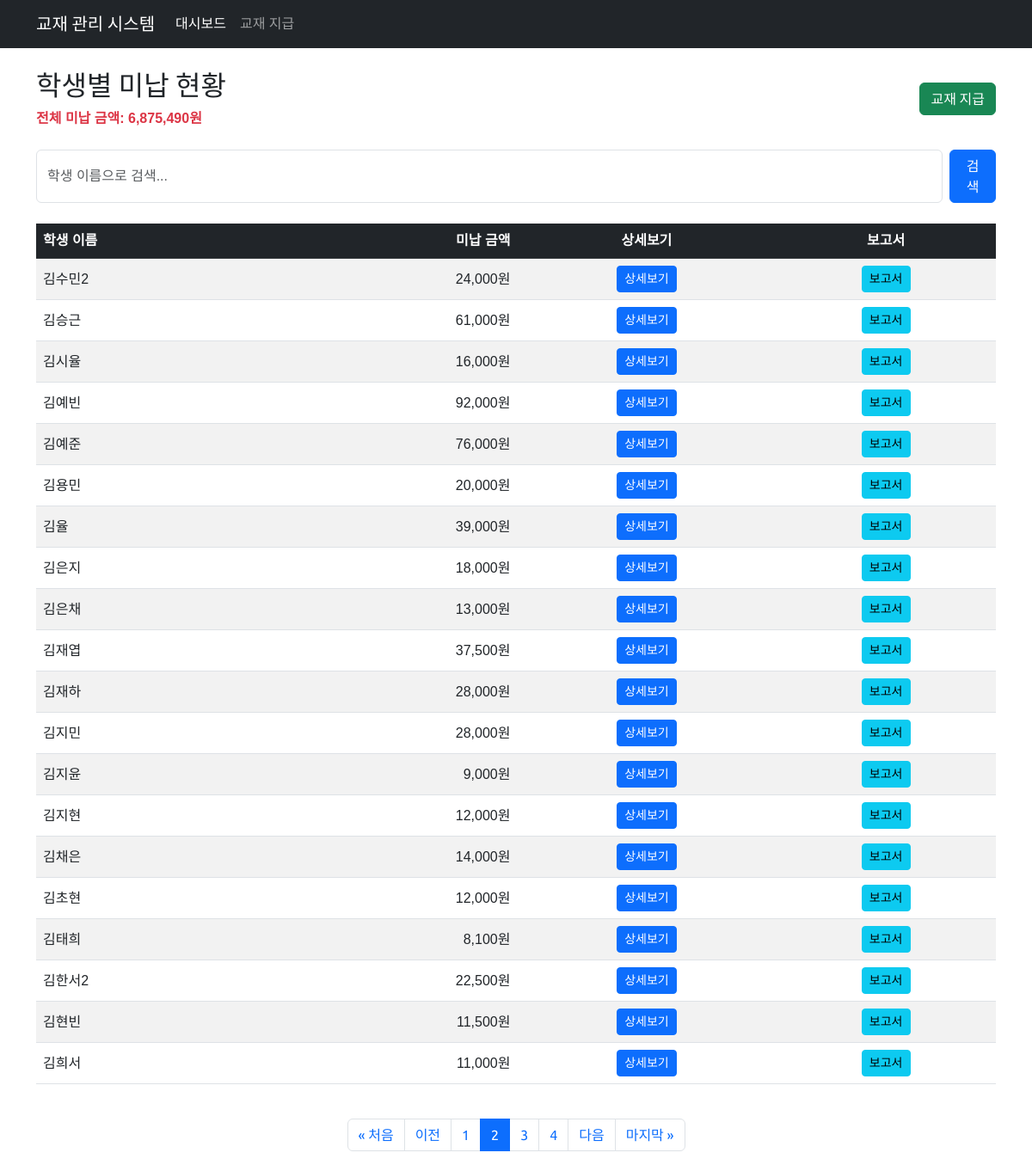
Page /textbook/dashboard/?page=2 on the committed database.
### textbook/models.py (models this page shows, shortened)
class Student(models.Model):
    name = models.CharField(max_length=255, unique=True, verbose_name='학생')
    class Meta:
        db_table = 'student'
        ordering = ['name']
        verbose_name = '학생'
        verbose_name_plural = '학생'

### textbook/views.py (the view)
# urls.py: path('dashboard/', views.dashboard, name='dashboard'),
def dashboard(request):
    search_query = request.GET.get('search', '').strip()
    students = Student.objects.annotate(
        unpaid_amount=Sum(
            'books__price',
            filter=Q(books__payment_date__isnull=True)
        )
    )
    if search_query:
        students = students.filter(name__icontains=search_query)
    else:
        students = students.filter(unpaid_amount__gt=0)
    students = students.order_by('name')
    total_students = students.count()
    total_unpaid = sum(student.unpaid_amount or 0 for student in students)
    paginator = Paginator(students, 20)  # 한 페이지당 20명
    page = request.GET.get('page')
    try:
        students_page = paginator.page(page)
    except PageNotAnInteger:
        students_page = paginator.page(1)
    except EmptyPage:
        students_page = paginator.page(paginator.num_pages)
    current_page = students_page.number
    total_pages = paginator.num_pages
    page_range = range(max(1, current_page - 2),
                      min(total_pages + 1, current_page + 3))
    context = {
        'students': students_page,
        'search_query': search_query,
        'total_students': total_students,
        'total_unpaid': total_unpaid,
        'page_range': page_range,
        'total_pages': total_pages,
        'current_page': current_page
    }
    return render(request, 'textbook/dashboard.html', context)

### textbook/templates/textbook/dashboard.html (shortened to what this page needs)
{% extends 'textbook/base.html' %}
{% load humanize %}
{% block content %}
<div class="row">
  <div class="col-12">
    <div class="d-flex justify-content-between align-items-center mb-4">
      <div>
        <h2>학생별 미납 현황</h2>
        <p class="text-danger mb-0">
          <strong>전체 미납 금액: {{ total_unpaid|intcomma }}원</strong>
        </p>
      </div>
      <div class="d-flex gap-2">
        <a href="{% url 'textbook:issue_book' %}" class="btn btn-success">
          교재 지급
        </a>
      </div>
    </div>
    <div class="mb-4">
      <form method="get" class="d-flex gap-2">
        <input
          type="search"
          name="search"
          class="form-control search-input max-width-300"
          placeholder="학생 이름으로 검색..."
          value="{{ search_query }}"
        />
        <button type="submit" class="btn btn-primary">검색</button>
      </form>
    </div>
    <div class="table-responsive">
      <table class="table table-striped table-hover align-middle">
        <thead class="table-dark">
          <tr>
            <th>학생 이름</th>
            <th class="text-end">미납 금액</th>
            <th class="text-center">상세보기</th>
            <th class="text-center">보고서</th>
          </tr>
        </thead>
        <tbody>
          {% for student in students %}
          <tr>
            <td>{{ student.name }}</td>
            <td class="text-end">{{ student.unpaid_amount|default:0|intcomma }}원</td>
            <td class="text-center">
              <a
                href="{% url 'textbook:student_detail' student.id %}"
                class="btn btn-primary btn-sm"
                >상세보기</a
              >
            </td>
            <td class="text-center">
              <button
                type="button"
                class="btn btn-info btn-sm"
                data-bs-toggle="modal"
                data-bs-target="#reportModal{{ student.id }}"
              >
                보고서
              </button>
            </td>
          </tr>
          {% empty %}
          <tr>
            <td colspan="4" class="text-center">
              {% if search_query %} 검색 결과가 없습니다. {% else %} 미납 교재가 있는 학생이 없습니다. {% endif %}
            </td>
          </tr>
          {% endfor %}
        </tbody>
      </table>
    </div>
    {% if students.paginator.num_pages > 1 %}
    <nav aria-label="페이지 탐색" class="mt-4">
      <ul class="pagination justify-content-center">
        {% if students.has_previous %}
        <li class="page-item">
          <a
            class="page-link"
            href="?page=1{% if search_query %}&search={{ search_query }}{% endif %}"
            >« 처음</a
          >
        </li>
        <li class="page-item">
          <a
            class="page-link"
            href="?page={{ students.previous_page_number }}{% if search_query %}&search={{ search_query }}{% endif %}"
            >이전</a
          >
        </li>
        {% endif %} {% for p in page_range %}
        <li class="page-item {% if p == current_page %}active{% endif %}">
          <a
            class="page-link"
            href="?page={{ p }}{% if search_query %}&search={{ search_query }}{% endif %}"
            >{{ p }}</a
          >
        </li>
        {% endfor %} {% if students.has_next %}
        <li class="page-item">
          <a
            class="page-link"
            href="?page={{ students.next_page_number }}{% if search_query %}&search={{ search_query }}{% endif %}"
            >다음</a
          >
        </li>
        <li class="page-item">
          <a
            class="page-link"
            href="?page={{ total_pages }}{% if search_query %}&search={{ search_query }}{% endif %}"
            >마지막 »</a
          >
        </li>
        {% endif %}
      </ul>
    </nav>
    {% endif %}
  </div>
</div>
{% endblock %}

### textbook/templates/textbook/base.html (style rules this page uses)
body { font-family: 'Noto Sans KR', sans-serif; }
h1, h2, h3, h4, h5, h6, .navbar-brand, .btn, .pagination { font-family: 'Ubuntu', 'Noto Sans KR', sans-serif; }

### rows in the picture
Student: name "김수민2", unpaid_amount "24,000"
Student: name "김승근", unpaid_amount "61,000"
Student: name "김시율", unpaid_amount "16,000"
Student: name "김예빈", unpaid_amount "92,000"
Student: name "김예준", unpaid_amount "76,000"
Student: name "김용민", unpaid_amount "20,000"
Student: name "김율", unpaid_amount "39,000"
Student: name "김은지", unpaid_amount "18,000"
Student: name "김은채", unpaid_amount "13,000"
Student: name "김재엽", unpaid_amount "37,500"
Student: name "김재하", unpaid_amount "28,000"
Student: name "김지민", unpaid_amount "28,000"
Student: name "김지윤", unpaid_amount "9,000"
Student: name "김지현", unpaid_amount "12,000"
Student: name "김채은", unpaid_amount "14,000"
Student: name "김초현", unpaid_amount "12,000"
Student: name "김태희", unpaid_amount "8,100"
Student: name "김한서2", unpaid_amount "22,500"
Student: name "김현빈", unpaid_amount "11,500"
Student: name "김희서", unpaid_amount "11,000"

### other values in the picture
{{ total_unpaid|intcomma }} "6,875,490"
{{ p }} "1" "2" "3" "4"
